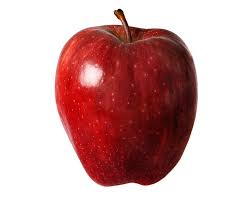
#> input picture Test/apple.jpg, 251 x 201 px
$ python -i EdgeDetect.py   (imports and definitions only)   (older library calls are emulated)
#> lines starting #> are read from the running program, lines starting #| are printed output that depends on the picture; after the words box and inside, x2 and y2 are one past the last pixel; in counts of white or black regions, pixels touching at a corner belong together
from tkinter import *
from PIL import Image, ImageTk
import os
from tkinter import filedialog
from cv2 import cv2
import sys
import numpy as np
from matplotlib import pyplot as plt

class EdgeDetection:
    # [133 lines left out: functions __init__, edgeVideo, not called in this run]

    def edgeWeb(self):
        a=EdgeDetectAI(" ")
        a.edgeDetectionWebcam()

    def Quit(self):
        self.root.destroy()

    #</---Fonksiyonların Tanımlanması--->

class EdgeDetectAI:
    def __init__(self,filename):
        self.filename=filename

    def edgeDetectionImg(self):
        try:
            img = cv2.imread(self.filename)
#> img is the input picture: shape (201, 251, 3); mean B, G, R 169.8, 170.1, 208.4
            gray = cv2.cvtColor(img, cv2.COLOR_BGR2GRAY)
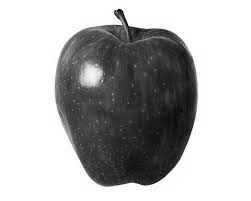
#> gray: shape (201, 251); min 4, max 255, mean 181.5
            edges = cv2.Canny(gray, 20, 30)
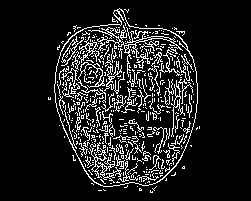
#> edges: shape (201, 251); 12% white in thin lines or dots, all inside (x1, y1, x2, y2) = (48, 8, 200, 193)
            edges_high_thresh = cv2.Canny(gray, 60, 120)
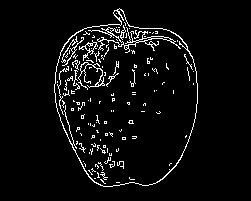
#> edges_high_thresh: shape (201, 251); 4.9% white in thin lines or dots, all inside (x1, y1, x2, y2) = (54, 8, 198, 187)
            images = np.hstack((edges, edges_high_thresh))
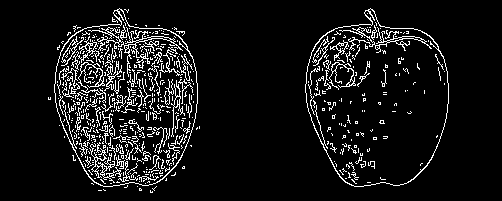
#> images: shape (201, 502); 8.5% white in thin lines or dots, all inside (x1, y1, x2, y2) = (48, 8, 449, 193)
            cv2.imwrite('img/dist/testEdge.jpg',images, [cv2.IMWRITE_JPEG_QUALITY, 100])
            cv2.waitKey()
        except:
            pass
    # [40 lines left out: functions edgeDetectionVideo, edgeDetectionWebcam, not called in this run]


>>> result = EdgeDetectAI('Test/apple.jpg').edgeDetectionImg()
